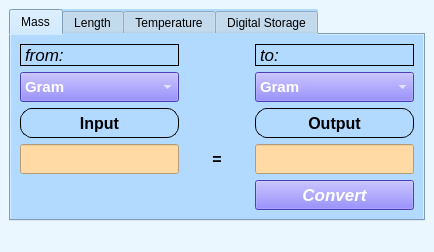
<?xml version="1.0" encoding="UTF-8"?>
<ui version="4.0">
 <class>MainWindow</class>
 <widget class="QMainWindow" name="MainWindow">
  <property name="geometry">
   <rect>
    <x>0</x>
    <y>0</y>
    <width>434</width>
    <height>252</height>
   </rect>
  </property>
  <property name="windowTitle">
   <string>Mathematics Unit Converter</string>
  </property>
  <property name="windowIcon">
   <iconset>
    <normaloff>icon.png</normaloff>icon.png</iconset>
  </property>
  <property name="styleSheet">
   <string notr="true">background-color: rgb(234, 247, 255);</string>
  </property>
  <widget class="QWidget" name="centralwidget">
   <layout class="QGridLayout" name="gridLayout_9">
    <item row="0" column="0">
     <widget class="QTabWidget" name="tabWidget">
      <property name="styleSheet">
       <string notr="true">background-color: rgb(178, 218, 255);</string>
      </property>
      <property name="currentIndex">
       <number>0</number>
      </property>
      <widget class="QWidget" name="tab_1">
       <attribute name="title">
        <string>Mass</string>
       </attribute>
       <layout class="QGridLayout" name="gridLayout_2">
        <item row="0" column="0">
         <layout class="QGridLayout" name="gridLayout">
          <item row="1" column="2">
           <widget class="QComboBox" name="combo_toM">
            <property name="sizePolicy">
             <sizepolicy hsizetype="Minimum" vsizetype="Minimum">
              <horstretch>0</horstretch>
              <verstretch>0</verstretch>
             </sizepolicy>
            </property>
            <property name="font">
             <font>
              <pointsize>11</pointsize>
              <bold>true</bold>
             </font>
            </property>
            <property name="styleSheet">
             <string notr="true">background-color: rgb(103, 89, 255);
color: rgb(255, 255, 255);</string>
            </property>
            <item>
             <property name="text">
              <string>Gram</string>
             </property>
            </item>
            <item>
             <property name="text">
              <string>Kilogram</string>
             </property>
            </item>
            <item>
             <property name="text">
              <string>Ton</string>
             </property>
            </item>
            <item>
             <property name="text">
              <string>Pound</string>
             </property>
            </item>
           </widget>
          </item>
          <item row="0" column="0">
           <widget class="QLabel" name="label">
            <property name="sizePolicy">
             <sizepolicy hsizetype="Preferred" vsizetype="Fixed">
              <horstretch>0</horstretch>
              <verstretch>0</verstretch>
             </sizepolicy>
            </property>
            <property name="font">
             <font>
              <pointsize>13</pointsize>
              <italic>true</italic>
             </font>
            </property>
            <property name="styleSheet">
             <string notr="true">border:1px solid black;
border-radius: 12px;</string>
            </property>
            <property name="text">
             <string>from:</string>
            </property>
           </widget>
          </item>
          <item row="1" column="0">
           <widget class="QComboBox" name="combo_fromM">
            <property name="sizePolicy">
             <sizepolicy hsizetype="Minimum" vsizetype="Minimum">
              <horstretch>0</horstretch>
              <verstretch>0</verstretch>
             </sizepolicy>
            </property>
            <property name="font">
             <font>
              <pointsize>11</pointsize>
              <bold>true</bold>
             </font>
            </property>
            <property name="styleSheet">
             <string notr="true">background-color: rgb(103, 89, 255);
color: rgb(255, 255, 255);</string>
            </property>
            <item>
             <property name="text">
              <string>Gram</string>
             </property>
            </item>
            <item>
             <property name="text">
              <string>Kilogram</string>
             </property>
            </item>
            <item>
             <property name="text">
              <string>Ton</string>
             </property>
            </item>
            <item>
             <property name="text">
              <string>Pound</string>
             </property>
            </item>
           </widget>
          </item>
          <item row="3" column="2">
           <widget class="QLineEdit" name="line_outputM">
            <property name="sizePolicy">
             <sizepolicy hsizetype="Minimum" vsizetype="Minimum">
              <horstretch>0</horstretch>
              <verstretch>0</verstretch>
             </sizepolicy>
            </property>
            <property name="font">
             <font>
              <pointsize>12</pointsize>
              <italic>true</italic>
              <bold>true</bold>
             </font>
            </property>
            <property name="styleSheet">
             <string notr="true">background-color: rgb(255, 218, 165);
color: rgb(0, 0, 0);
</string>
            </property>
           </widget>
          </item>
          <item row="4" column="2">
           <widget class="QPushButton" name="btn_convertM">
            <property name="sizePolicy">
             <sizepolicy hsizetype="Minimum" vsizetype="Minimum">
              <horstretch>0</horstretch>
              <verstretch>0</verstretch>
             </sizepolicy>
            </property>
            <property name="font">
             <font>
              <pointsize>13</pointsize>
              <italic>true</italic>
              <bold>true</bold>
             </font>
            </property>
            <property name="styleSheet">
             <string notr="true">background-color: rgb(103, 89, 255);
color: rgb(255, 255, 255);</string>
            </property>
            <property name="text">
             <string>Convert</string>
            </property>
           </widget>
          </item>
          <item row="3" column="1">
           <widget class="QLabel" name="label_3">
            <property name="sizePolicy">
             <sizepolicy hsizetype="Minimum" vsizetype="Minimum">
              <horstretch>0</horstretch>
              <verstretch>0</verstretch>
             </sizepolicy>
            </property>
            <property name="font">
             <font>
              <pointsize>12</pointsize>
              <bold>true</bold>
             </font>
            </property>
            <property name="text">
             <string>=</string>
            </property>
            <property name="alignment">
             <set>Qt::AlignCenter</set>
            </property>
           </widget>
          </item>
          <item row="3" column="0">
           <widget class="QLineEdit" name="line_inputM">
            <property name="sizePolicy">
             <sizepolicy hsizetype="Minimum" vsizetype="Minimum">
              <horstretch>0</horstretch>
              <verstretch>0</verstretch>
             </sizepolicy>
            </property>
            <property name="font">
             <font>
              <pointsize>12</pointsize>
              <italic>true</italic>
              <bold>true</bold>
             </font>
            </property>
            <property name="styleSheet">
             <string notr="true">background-color: rgb(255, 218, 165);
color: rgb(0, 0, 0);
</string>
            </property>
           </widget>
          </item>
          <item row="2" column="0">
           <widget class="QLabel" name="label_4">
            <property name="sizePolicy">
             <sizepolicy hsizetype="Preferred" vsizetype="Fixed">
              <horstretch>0</horstretch>
              <verstretch>0</verstretch>
             </sizepolicy>
            </property>
            <property name="font">
             <font>
              <pointsize>12</pointsize>
              <bold>true</bold>
             </font>
            </property>
            <property name="styleSheet">
             <string notr="true">border:1px solid black;
border-radius: 12px;</string>
            </property>
            <property name="text">
             <string>Input</string>
            </property>
            <property name="alignment">
             <set>Qt::AlignBottom|Qt::AlignHCenter</set>
            </property>
           </widget>
          </item>
          <item row="0" column="2">
           <widget class="QLabel" name="label_2">
            <property name="sizePolicy">
             <sizepolicy hsizetype="Preferred" vsizetype="Fixed">
              <horstretch>0</horstretch>
              <verstretch>0</verstretch>
             </sizepolicy>
            </property>
            <property name="font">
             <font>
              <pointsize>13</pointsize>
              <italic>true</italic>
             </font>
            </property>
            <property name="styleSheet">
             <string notr="true">border:1px solid black;
border-radius: 12px;</string>
            </property>
            <property name="text">
             <string>to:</string>
            </property>
           </widget>
          </item>
          <item row="2" column="2">
           <widget class="QLabel" name="label_5">
            <property name="sizePolicy">
             <sizepolicy hsizetype="Preferred" vsizetype="Fixed">
              <horstretch>0</horstretch>
              <verstretch>0</verstretch>
             </sizepolicy>
            </property>
            <property name="font">
             <font>
              <pointsize>12</pointsize>
              <bold>true</bold>
             </font>
            </property>
            <property name="styleSheet">
             <string notr="true">border:1px solid black;
border-radius: 12px;</string>
            </property>
            <property name="text">
             <string>Output</string>
            </property>
            <property name="alignment">
             <set>Qt::AlignBottom|Qt::AlignHCenter</set>
            </property>
           </widget>
          </item>
         </layout>
        </item>
       </layout>
      </widget>
      <widget class="QWidget" name="tab_2">
       <attribute name="title">
        <string>Length</string>
       </attribute>
       <layout class="QGridLayout" name="gridLayout_4">
        <item row="0" column="0">
         <layout class="QGridLayout" name="gridLayout_3">
          <item row="1" column="2">
           <widget class="QComboBox" name="combo_toL">
            <property name="font">
             <font>
              <pointsize>11</pointsize>
              <bold>true</bold>
             </font>
            </property>
            <property name="styleSheet">
             <string notr="true">background-color: rgb(103, 89, 255);
color: rgb(255, 255, 255);</string>
            </property>
            <item>
             <property name="text">
              <string>Millimetre</string>
             </property>
            </item>
            <item>
             <property name="text">
              <string>Centimeter</string>
             </property>
            </item>
            <item>
             <property name="text">
              <string>Meter</string>
             </property>
            </item>
            <item>
             <property name="text">
              <string>Kilometre</string>
             </property>
            </item>
            <item>
             <property name="text">
              <string>Inch</string>
             </property>
            </item>
           </widget>
          </item>
          <item row="0" column="0">
           <widget class="QLabel" name="label_6">
            <property name="font">
             <font>
              <pointsize>13</pointsize>
              <italic>true</italic>
             </font>
            </property>
            <property name="styleSheet">
             <string notr="true">border:1px solid black;
border-radius: 12px;</string>
            </property>
            <property name="text">
             <string>from:</string>
            </property>
           </widget>
          </item>
          <item row="1" column="0">
           <widget class="QComboBox" name="combo_fromL">
            <property name="font">
             <font>
              <pointsize>11</pointsize>
              <bold>true</bold>
             </font>
            </property>
            <property name="styleSheet">
             <string notr="true">background-color: rgb(103, 89, 255);
color: rgb(255, 255, 255);</string>
            </property>
            <item>
             <property name="text">
              <string>Millimetre</string>
             </property>
            </item>
            <item>
             <property name="text">
              <string>Centimeter</string>
             </property>
            </item>
            <item>
             <property name="text">
              <string>Meter</string>
             </property>
            </item>
            <item>
             <property name="text">
              <string>Kilometre</string>
             </property>
            </item>
            <item>
             <property name="text">
              <string>Inch</string>
             </property>
            </item>
           </widget>
          </item>
          <item row="3" column="2">
           <widget class="QLineEdit" name="line_outputL">
            <property name="font">
             <font>
              <pointsize>12</pointsize>
              <italic>true</italic>
              <bold>true</bold>
             </font>
            </property>
            <property name="styleSheet">
             <string notr="true">background-color: rgb(255, 218, 165);
color: rgb(0, 0, 0);</string>
            </property>
           </widget>
          </item>
          <item row="3" column="1">
           <widget class="QLabel" name="label_7">
            <property name="font">
             <font>
              <pointsize>12</pointsize>
              <bold>true</bold>
             </font>
            </property>
            <property name="text">
             <string>=</string>
            </property>
           </widget>
          </item>
          <item row="3" column="0">
           <widget class="QLineEdit" name="line_inputL">
            <property name="font">
             <font>
              <pointsize>12</pointsize>
              <italic>true</italic>
              <bold>true</bold>
             </font>
            </property>
            <property name="styleSheet">
             <string notr="true">background-color: rgb(255, 218, 165);
color: rgb(0, 0, 0);</string>
            </property>
           </widget>
          </item>
          <item row="2" column="0">
           <widget class="QLabel" name="label_8">
            <property name="font">
             <font>
              <pointsize>12</pointsize>
              <bold>true</bold>
             </font>
            </property>
            <property name="styleSheet">
             <string notr="true">border:1px solid black;
border-radius: 12px;</string>
            </property>
            <property name="text">
             <string>Input</string>
            </property>
            <property name="alignment">
             <set>Qt::AlignBottom|Qt::AlignHCenter</set>
            </property>
           </widget>
          </item>
          <item row="0" column="2">
           <widget class="QLabel" name="label_9">
            <property name="font">
             <font>
              <pointsize>13</pointsize>
              <italic>true</italic>
             </font>
            </property>
            <property name="styleSheet">
             <string notr="true">border:1px solid black;
border-radius: 12px;</string>
            </property>
            <property name="text">
             <string>to:</string>
            </property>
           </widget>
          </item>
          <item row="2" column="2">
           <widget class="QLabel" name="label_10">
            <property name="font">
             <font>
              <pointsize>12</pointsize>
              <bold>true</bold>
             </font>
            </property>
            <property name="styleSheet">
             <string notr="true">border:1px solid black;
border-radius: 12px;</string>
            </property>
            <property name="text">
             <string>Output</string>
            </property>
            <property name="alignment">
             <set>Qt::AlignBottom|Qt::AlignHCenter</set>
            </property>
           </widget>
          </item>
          <item row="4" column="2">
           <widget class="QPushButton" name="btn_convertL">
            <property name="font">
             <font>
              <pointsize>13</pointsize>
              <italic>true</italic>
              <bold>true</bold>
             </font>
            </property>
            <property name="styleSheet">
             <string notr="true">background-color: rgb(103, 89, 255);
color: rgb(255, 255, 255);</string>
            </property>
            <property name="text">
             <string>Convert</string>
            </property>
           </widget>
          </item>
         </layout>
        </item>
       </layout>
      </widget>
      <widget class="QWidget" name="tab_3">
       <attribute name="title">
        <string>Temperature</string>
       </attribute>
       <layout class="QGridLayout" name="gridLayout_6">
        <item row="0" column="0">
         <layout class="QGridLayout" name="gridLayout_5">
          <item row="1" column="2">
           <widget class="QComboBox" name="combo_toT">
            <property name="font">
             <font>
              <pointsize>11</pointsize>
              <bold>true</bold>
             </font>
            </property>
            <property name="styleSheet">
             <string notr="true">background-color: rgb(103, 89, 255);
color: rgb(255, 255, 255);</string>
            </property>
            <item>
             <property name="text">
              <string>Celsius</string>
             </property>
            </item>
            <item>
             <property name="text">
              <string>Fahrenheit</string>
             </property>
            </item>
            <item>
             <property name="text">
              <string>Kelvin</string>
             </property>
            </item>
           </widget>
          </item>
          <item row="0" column="0">
           <widget class="QLabel" name="label_11">
            <property name="font">
             <font>
              <pointsize>13</pointsize>
              <italic>true</italic>
             </font>
            </property>
            <property name="styleSheet">
             <string notr="true">border:1px solid black;
border-radius: 12px;</string>
            </property>
            <property name="text">
             <string>from:</string>
            </property>
           </widget>
          </item>
          <item row="1" column="0">
           <widget class="QComboBox" name="combo_fromT">
            <property name="font">
             <font>
              <pointsize>11</pointsize>
              <bold>true</bold>
             </font>
            </property>
            <property name="styleSheet">
             <string notr="true">background-color: rgb(103, 89, 255);
color: rgb(255, 255, 255);</string>
            </property>
            <item>
             <property name="text">
              <string>Celsius</string>
             </property>
            </item>
            <item>
             <property name="text">
              <string>Fahrenheit</string>
             </property>
            </item>
            <item>
             <property name="text">
              <string>Kelvin</string>
             </property>
            </item>
           </widget>
          </item>
          <item row="3" column="2">
           <widget class="QLineEdit" name="line_outputT">
            <property name="font">
             <font>
              <pointsize>12</pointsize>
              <italic>true</italic>
              <bold>true</bold>
             </font>
            </property>
            <property name="styleSheet">
             <string notr="true">background-color: rgb(255, 218, 165);
color: rgb(0, 0, 0);</string>
            </property>
           </widget>
          </item>
          <item row="3" column="1">
           <widget class="QLabel" name="label_12">
            <property name="font">
             <font>
              <pointsize>12</pointsize>
              <bold>true</bold>
             </font>
            </property>
            <property name="text">
             <string>=</string>
            </property>
           </widget>
          </item>
          <item row="3" column="0">
           <widget class="QLineEdit" name="line_inputT">
            <property name="font">
             <font>
              <pointsize>12</pointsize>
              <italic>true</italic>
              <bold>true</bold>
             </font>
            </property>
            <property name="styleSheet">
             <string notr="true">background-color: rgb(255, 218, 165);
color: rgb(0, 0, 0);</string>
            </property>
           </widget>
          </item>
          <item row="2" column="0">
           <widget class="QLabel" name="label_13">
            <property name="font">
             <font>
              <pointsize>12</pointsize>
              <bold>true</bold>
             </font>
            </property>
            <property name="styleSheet">
             <string notr="true">border:1px solid black;
border-radius: 12px;</string>
            </property>
            <property name="text">
             <string>Input</string>
            </property>
            <property name="alignment">
             <set>Qt::AlignBottom|Qt::AlignHCenter</set>
            </property>
           </widget>
          </item>
          <item row="0" column="2">
           <widget class="QLabel" name="label_14">
            <property name="font">
             <font>
              <pointsize>13</pointsize>
              <italic>true</italic>
             </font>
            </property>
            <property name="styleSheet">
             <string notr="true">border:1px solid black;
border-radius: 12px;</string>
            </property>
            <property name="text">
             <string>to:</string>
            </property>
           </widget>
          </item>
          <item row="2" column="2">
           <widget class="QLabel" name="label_15">
            <property name="font">
             <font>
              <pointsize>12</pointsize>
              <bold>true</bold>
             </font>
            </property>
            <property name="styleSheet">
             <string notr="true">border:1px solid black;
border-radius: 12px;</string>
            </property>
            <property name="text">
             <string>Output</string>
            </property>
            <property name="alignment">
             <set>Qt::AlignBottom|Qt::AlignHCenter</set>
            </property>
           </widget>
          </item>
          <item row="4" column="2">
           <widget class="QPushButton" name="btn_convertT">
            <property name="font">
             <font>
              <pointsize>13</pointsize>
              <italic>true</italic>
              <bold>true</bold>
             </font>
            </property>
            <property name="styleSheet">
             <string notr="true">background-color: rgb(103, 89, 255);
color: rgb(255, 255, 255);</string>
            </property>
            <property name="text">
             <string>Convert</string>
            </property>
           </widget>
          </item>
         </layout>
        </item>
       </layout>
      </widget>
      <widget class="QWidget" name="tab_4">
       <attribute name="title">
        <string>Digital Storage</string>
       </attribute>
       <layout class="QGridLayout" name="gridLayout_8">
        <item row="0" column="0">
         <layout class="QGridLayout" name="gridLayout_7">
          <item row="1" column="2">
           <widget class="QComboBox" name="combo_toD">
            <property name="font">
             <font>
              <pointsize>11</pointsize>
              <bold>true</bold>
             </font>
            </property>
            <property name="styleSheet">
             <string notr="true">background-color: rgb(103, 89, 255);
color: rgb(255, 255, 255);</string>
            </property>
            <item>
             <property name="text">
              <string>Bit</string>
             </property>
            </item>
            <item>
             <property name="text">
              <string>Byte</string>
             </property>
            </item>
            <item>
             <property name="text">
              <string>Kilobyte</string>
             </property>
            </item>
            <item>
             <property name="text">
              <string>Megabyte</string>
             </property>
            </item>
            <item>
             <property name="text">
              <string>Gigabyte</string>
             </property>
            </item>
            <item>
             <property name="text">
              <string>Terabyte</string>
             </property>
            </item>
           </widget>
          </item>
          <item row="0" column="0">
           <widget class="QLabel" name="label_16">
            <property name="font">
             <font>
              <pointsize>13</pointsize>
              <italic>true</italic>
             </font>
            </property>
            <property name="styleSheet">
             <string notr="true">border:1px solid black;
border-radius: 12px;</string>
            </property>
            <property name="text">
             <string>from:</string>
            </property>
           </widget>
          </item>
          <item row="1" column="0">
           <widget class="QComboBox" name="combo_fromD">
            <property name="font">
             <font>
              <pointsize>11</pointsize>
              <bold>true</bold>
             </font>
            </property>
            <property name="styleSheet">
             <string notr="true">background-color: rgb(103, 89, 255);
color: rgb(255, 255, 255);</string>
            </property>
            <item>
             <property name="text">
              <string>Bit</string>
             </property>
            </item>
            <item>
             <property name="text">
              <string>Byte</string>
             </property>
            </item>
            <item>
             <property name="text">
              <string>Kilobyte</string>
             </property>
            </item>
            <item>
             <property name="text">
              <string>Megabyte</string>
             </property>
            </item>
            <item>
             <property name="text">
              <string>Gigabyte</string>
             </property>
            </item>
            <item>
             <property name="text">
              <string>Terabyte</string>
             </property>
            </item>
           </widget>
          </item>
          <item row="3" column="2">
           <widget class="QLineEdit" name="line_outputD">
            <property name="font">
             <font>
              <pointsize>12</pointsize>
              <italic>true</italic>
              <bold>true</bold>
             </font>
            </property>
            <property name="styleSheet">
             <string notr="true">background-color: rgb(255, 218, 165);
color: rgb(0, 0, 0);</string>
            </property>
           </widget>
          </item>
          <item row="3" column="1">
           <widget class="QLabel" name="label_17">
            <property name="font">
             <font>
              <pointsize>12</pointsize>
              <bold>true</bold>
             </font>
            </property>
            <property name="text">
             <string>=</string>
            </property>
           </widget>
          </item>
          <item row="3" column="0">
           <widget class="QLineEdit" name="line_inputD">
            <property name="font">
             <font>
              <pointsize>12</pointsize>
              <italic>true</italic>
              <bold>true</bold>
             </font>
            </property>
            <property name="styleSheet">
             <string notr="true">background-color: rgb(255, 218, 165);
color: rgb(0, 0, 0);</string>
            </property>
           </widget>
          </item>
          <item row="2" column="0">
           <widget class="QLabel" name="label_18">
            <property name="font">
             <font>
              <pointsize>12</pointsize>
              <bold>true</bold>
             </font>
            </property>
            <property name="styleSheet">
             <string notr="true">border:1px solid black;
border-radius: 12px;</string>
            </property>
            <property name="text">
             <string>Input</string>
            </property>
            <property name="alignment">
             <set>Qt::AlignBottom|Qt::AlignHCenter</set>
            </property>
           </widget>
          </item>
          <item row="0" column="2">
           <widget class="QLabel" name="label_19">
            <property name="font">
             <font>
              <pointsize>13</pointsize>
              <italic>true</italic>
             </font>
            </property>
            <property name="styleSheet">
             <string notr="true">border:1px solid black;
border-radius: 12px;</string>
            </property>
            <property name="text">
             <string>to:</string>
            </property>
           </widget>
          </item>
          <item row="2" column="2">
           <widget class="QLabel" name="label_20">
            <property name="font">
             <font>
              <pointsize>12</pointsize>
              <bold>true</bold>
             </font>
            </property>
            <property name="styleSheet">
             <string notr="true">border:1px solid black;
border-radius: 12px;</string>
            </property>
            <property name="text">
             <string>Output</string>
            </property>
            <property name="alignment">
             <set>Qt::AlignBottom|Qt::AlignHCenter</set>
            </property>
           </widget>
          </item>
          <item row="4" column="2">
           <widget class="QPushButton" name="btn_convertD">
            <property name="font">
             <font>
              <pointsize>13</pointsize>
              <italic>true</italic>
              <bold>true</bold>
             </font>
            </property>
            <property name="styleSheet">
             <string notr="true">background-color: rgb(103, 89, 255);
color: rgb(255, 255, 255);</string>
            </property>
            <property name="text">
             <string>Convert</string>
            </property>
           </widget>
          </item>
         </layout>
        </item>
       </layout>
      </widget>
     </widget>
    </item>
   </layout>
  </widget>
  <widget class="QStatusBar" name="statusbar"/>
  <action name="actionhajm">
   <property name="text">
    <string>hajm</string>
   </property>
  </action>
  <action name="actionvazn">
   <property name="text">
    <string>vazn</string>
   </property>
  </action>
  <action name="actiontool">
   <property name="text">
    <string>tool</string>
   </property>
  </action>
  <action name="actiondama">
   <property name="text">
    <string>dama</string>
   </property>
  </action>
 </widget>
 <resources/>
 <connections/>
</ui>
